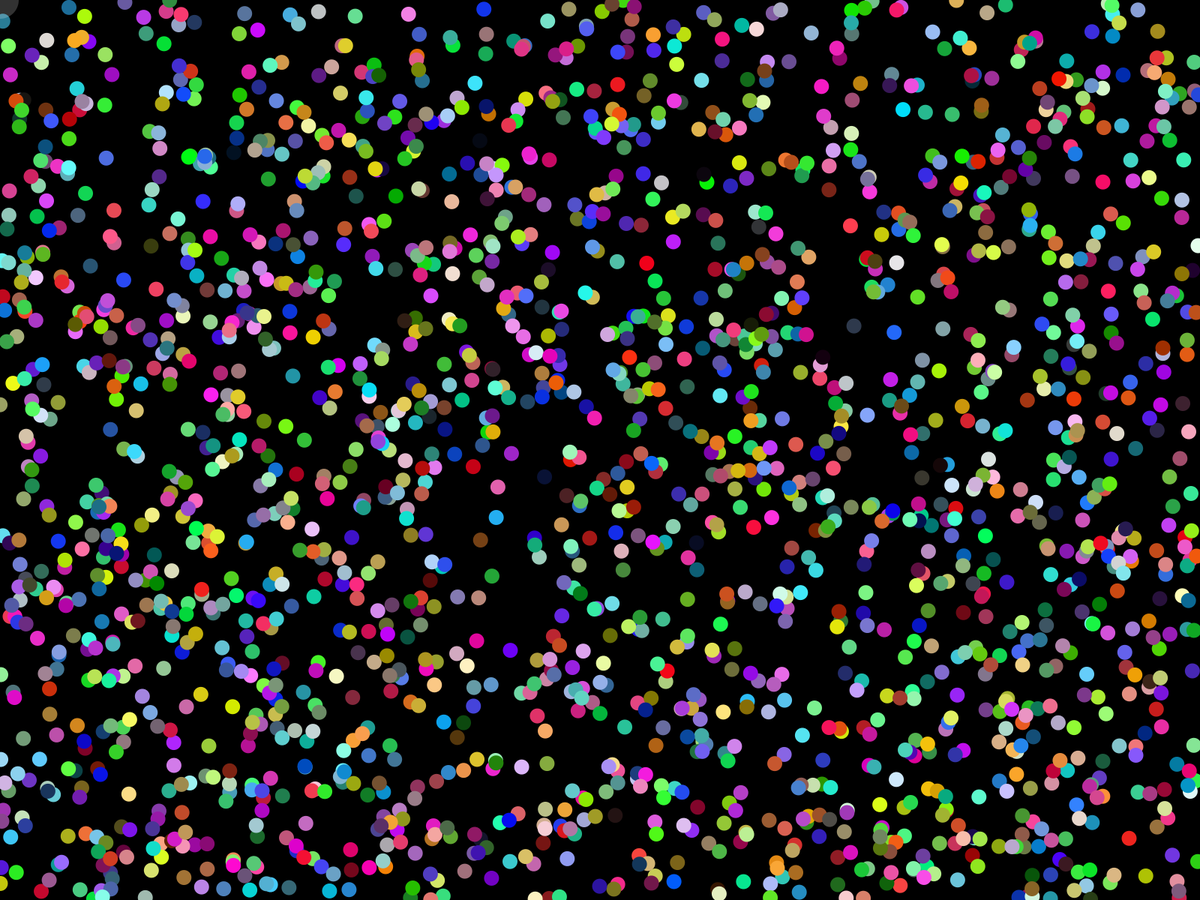
Frame 1 (no input)
Frame 60 (the mouse pressed at the canvas centre just before this capture): identical to frame 1, image omitted
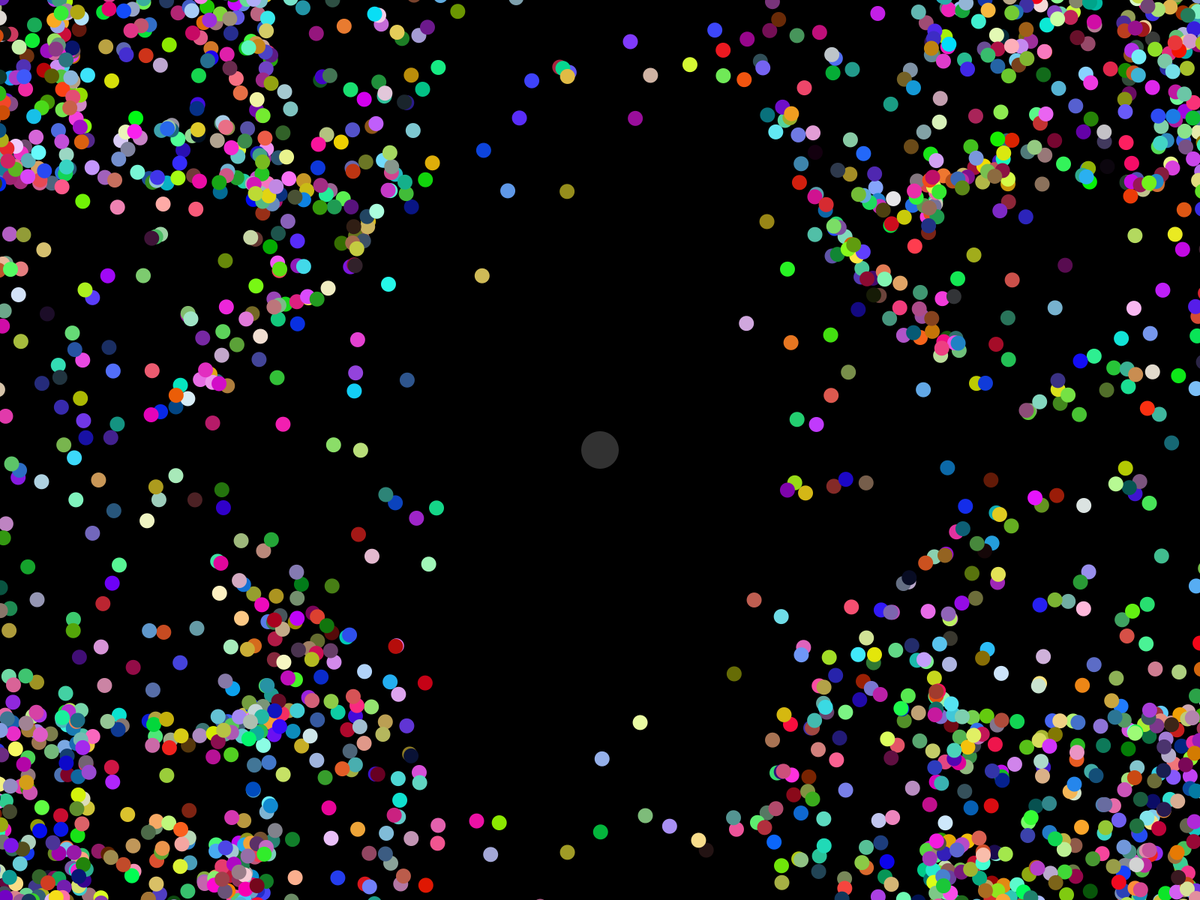
Frame 120 (the mouse held since frame 60 and released just before this capture)

The Processing sketch that drew these frames (run headless with seeded random() and noise(); from frame 60 on, the mouse is pressed at the canvas centre):

// Processing sketch: sketch_160622a
// ── sketch_160622a.pde
ArrayList<Mover> movers;
int cant = 2000;
void setup() {
  fullScreen();
  noCursor();
  movers = new ArrayList();
  for (int i = 0; i < cant; i++) {
    movers.add(new Mover());
  }
  background(0);
}

void draw() {
  background(0);
  if (mousePressed) {
    for (Mover m : movers) {
      PVector mouse = new PVector(mouseX, mouseY);
      PVector wind = PVector.sub(mouse, m.location);
      wind.normalize();
      wind.mult(-1);
      m.applyForce(wind);
    }
  }
  for (Mover m : movers) {
    m.update();
    m.display();
  }
  drawMouse();
}
void drawMouse() {
  noStroke();
  fill(255, 255, 255, 50);
  ellipse(mouseX, mouseY, 50, 50);
}
// ── Mover.pde
class Mover {
  PVector location;
  PVector velocity;
  PVector acceleration;
  float size;
  color c;
  
  Mover() {
    location = new PVector(random(size/2, width - size/2), random(size/2, height - size/2));
    velocity = new PVector(0, 0);
    acceleration = new PVector(0, 0);
    size = 20;
    c = color(random(255), random(255), random(255));
  }
  void update() {
    velocity.add(acceleration);
    location.add(velocity);
    acceleration.mult(0);
    checkEdges();
  }
  void checkEdges() {
    if (location.x < size/2 || location.x > width - size/2) {
      velocity.x *= -1;
    }
    if (location.y < size/2 || location.y > height - size/2) {
      velocity.y *= -1;
    }
  }
  void applyForce(PVector force) {
    acceleration.add(force);
  }
  void display() {
    noStroke();
    fill(c);
    ellipse(location.x, location.y, size, size);
  }
}
